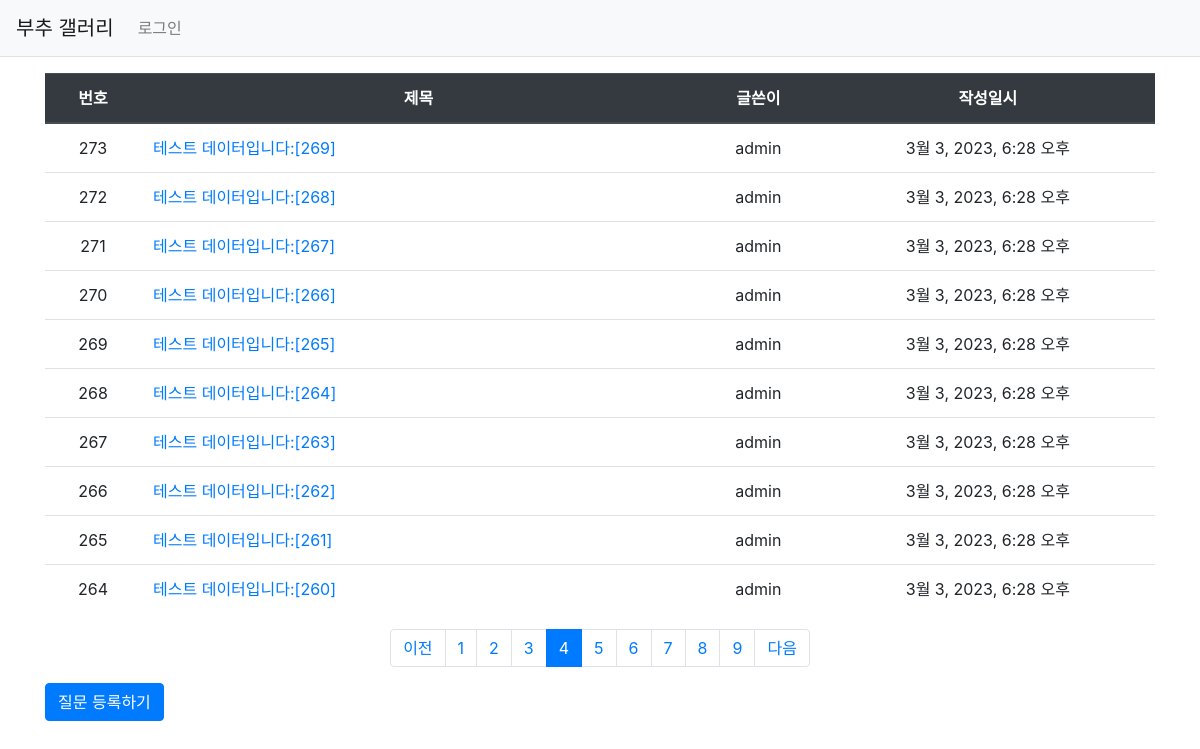
Page /pybo/?page=4 on the committed database.
### pybo/models.py (models this page shows, shortened)
class Question(models.Model):
    author = models.ForeignKey(User, on_delete=models.CASCADE)
    subject = models.CharField(max_length=200)
    content = models.TextField()
    create_date = models.DateTimeField()
    modify_date = models.DateTimeField(null=True, blank=True)

### pybo/views/base_views.py (the view)
# urls.py: path('', base_views.index, name='index'),  # '/' 에 해당되는 path
def index(request):
    page = request.GET.get('page', '1')  # 페이지
    question_list = Question.objects.order_by('-create_date')
    paginator = Paginator(question_list, 10)  # 페이지당 10개씩 보여주기
    page_obj = paginator.get_page(page)
    context = {'question_list': page_obj}
    return render(request, 'pybo/question_list.html', context)

### pybo/templatetags/pybo_filter.py (called while the page is built)
@register.filter
def sub(value, arg):
    return value - arg

### templates/pybo/question_list.html (shortened to what this page needs)
{% extends 'base.html' %}
{% load pybo_filter %}
{% block content %}
    <div class="container my-3">
        <table class="table">
            <thead>
            <tr class="text-center thead-dark">
                <th>번호</th>
                <th style="width: 50%">제목</th>
                <th>글쓴이</th>
                <th>작성일시</th>
            </tr>
            </thead>
            <tbody>
            {% if question_list %}
                {% for question in question_list %}
                    <tr class="text-center">
                        <td>{{ question_list.paginator.count|sub:question_list.start_index|sub:forloop.counter0|add:1 }}</td>
                        <td class="text-left">
                            <a href="{% url 'pybo:detail' question.id %}">
                                {{ question.subject }}
                            </a>
                        </td>
                        <td>{{ question.author.username }}</td>
                        <td>{{ question.create_date }}</td>
                    </tr>
                {% endfor %}
            {% else %}
                <tr>
                    <td colspan="3">질문이 없습니다.</td>
                </tr>
            {% endif %}
            </tbody>
        </table>
        <ul class="pagination justify-content-center">
            {% if question_list.has_previous %}
                <li class="page-item">
                    <a class="page-link" href="?page={{ question_list.previous_page_number }}">
                        이전
                    </a>
                </li>
            {% else %}
                <li class="page-item disabled">
                    <a class="page-link" tabindex="-1" aria-disabled="true" href="#">
                        이전
                    </a>
                </li>
            {% endif %}
            {% for page_number in question_list.paginator.page_range %}
                {% if page_number >= question_list.number|add:-5 and page_number <= question_list.number|add:5 %}
                    {% if page_number == question_list.number %}
                        <li class="page-item active" aria-current="page">
                            <a class="page-link" href="?page={{ page_number }}">
                                {{ page_number }}
                            </a>
                        </li>
                    {% else %}
                        <li class="page-item">
                            <a class="page-link" href="?page={{ page_number }}">
                                {{ page_number }}
                            </a>
                        </li>
                    {% endif %}
                {% endif %}
            {% endfor %}
            {% if question_list.has_next %}
                <li class="page-item">
                    <a class="page-link" href="?page={{ question_list.next_page_number }}">
                        다음
                    </a>
                </li>
            {% else %}
                <li class="page-item disabled">
                    <a class="page-link" tabindex="-1" aria-disabled="true" href="#">
                        다음
                    </a>
                </li>
            {% endif %}
        </ul>
        <a href="{% url 'pybo:question_create' %}" class="btn btn-primary">
            질문 등록하기
        </a>
    </div>
{% endblock %}

### rows in the picture
Question: paginator.count|sub "273", subject "테스트 데이터입니다:[269]", author.username "admin", create_date "3월 3, 2023, 6:28 오후"
Question: paginator.count|sub "272", subject "테스트 데이터입니다:[268]", author.username "admin", create_date "3월 3, 2023, 6:28 오후"
Question: paginator.count|sub "271", subject "테스트 데이터입니다:[267]", author.username "admin", create_date "3월 3, 2023, 6:28 오후"
Question: paginator.count|sub "270", subject "테스트 데이터입니다:[266]", author.username "admin", create_date "3월 3, 2023, 6:28 오후"
Question: paginator.count|sub "269", subject "테스트 데이터입니다:[265]", author.username "admin", create_date "3월 3, 2023, 6:28 오후"
Question: paginator.count|sub "268", subject "테스트 데이터입니다:[264]", author.username "admin", create_date "3월 3, 2023, 6:28 오후"
Question: paginator.count|sub "267", subject "테스트 데이터입니다:[263]", author.username "admin", create_date "3월 3, 2023, 6:28 오후"
Question: paginator.count|sub "266", subject "테스트 데이터입니다:[262]", author.username "admin", create_date "3월 3, 2023, 6:28 오후"
Question: paginator.count|sub "265", subject "테스트 데이터입니다:[261]", author.username "admin", create_date "3월 3, 2023, 6:28 오후"
Question: paginator.count|sub "264", subject "테스트 데이터입니다:[260]", author.username "admin", create_date "3월 3, 2023, 6:28 오후"

### other values in the picture
{{ page_number }} "1" "2" "3" "5" "6" "7" "8" "9"
{{ page_number }} "4"
